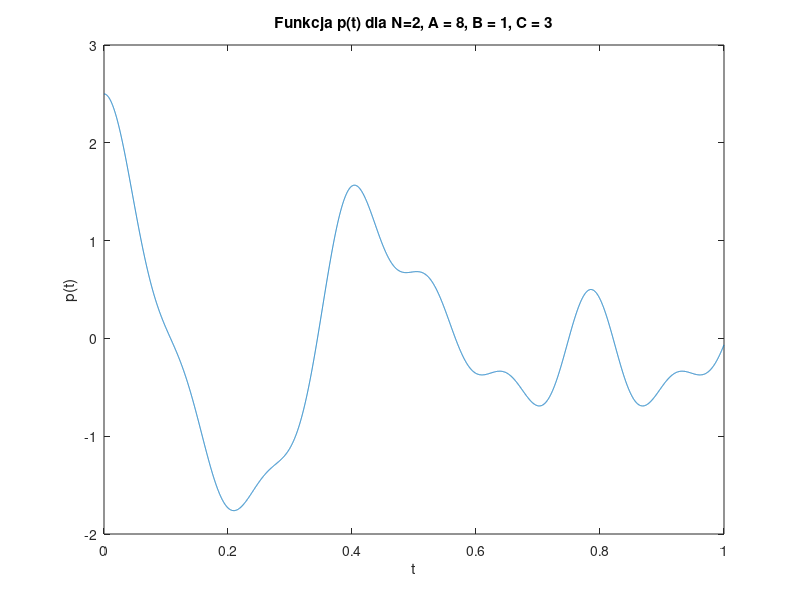
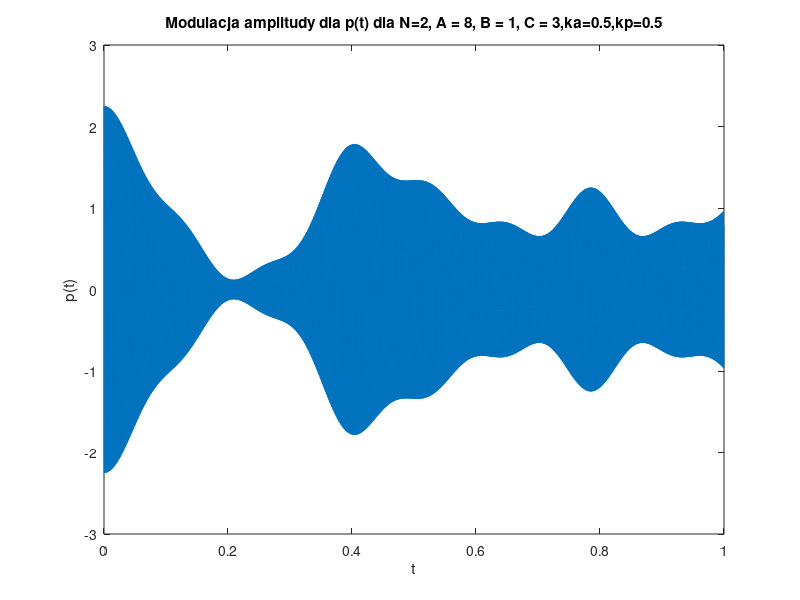
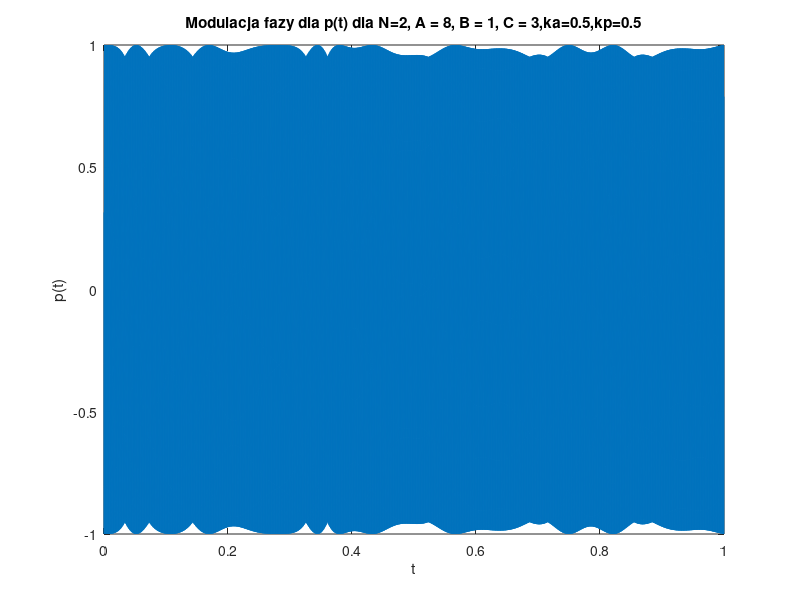

Here is the MATLAB script that generated these plots, in order: (Note: this script raises an error after producing the figures.)
fileID = fopen('X_FUNC_1_1.txt','r');
formatSpec = '%f';
x = fscanf(fileID,formatSpec);
fclose(fileID);

fileID = fopen('Y_FUNC_1_1.txt','r');
formatSpec = '%f';
y = fscanf(fileID,formatSpec);
fclose(fileID);

figure
plot(x,y)
title('Funkcja p(t) dla N=2, A = 8, B = 1, C = 3')
xlabel('t')
ylabel('p(t)')

%AMPLITUDE MODULATION


fileID = fopen('X_FUNC_1_2.txt','r');
formatSpec = '%f';
a = fscanf(fileID,formatSpec);
fclose(fileID);

fileID = fopen('Y_FUNC_1_2.txt','r');
formatSpec = '%f';
b = fscanf(fileID,formatSpec);
fclose(fileID);

figure
plot(a,b)
title('Modulacja amplitudy dla p(t) dla N=2, A = 8, B = 1, C = 3,ka=0.5,kp=0.5')
xlabel('t')
ylabel('p(t)')

%PHASE MODULATION


fileID = fopen('X_FUNC_1_3.txt','r');
formatSpec = '%f';
c = fscanf(fileID,formatSpec);
fclose(fileID);
%Y_FUNC_1_3.txt
fileID = fopen('Y_FUNC_1_3.txt','r');
formatSpec = '%f';
d = fscanf(fileID,formatSpec);
fclose(fileID);

figure
plot(c,d)
title('Modulacja fazy dla p(t) dla N=2, A = 8, B = 1, C = 3,ka=0.5,kp=0.5')
xlabel('t')
ylabel('p(t)')

%PHASE SPECTRUM
fileID = fopen('X_FUNC_1_4.txt','r');
formatSpec = '%f';
a = fscanf(fileID,formatSpec);
fclose(fileID);

fileID = fopen('Y_FUNC_1_4.txt','r');
formatSpec = '%f';
b = fscanf(fileID,formatSpec);
fclose(fileID);

figure
bar(a,b)
title('Widmo zp(t) , A = 8, B = 1, C = 3,ka=0.5,kp=0.5')
xlabel('f[Hz]')
ylabel('Amplituda')

%AMPLITUDE SPECTRUM


fileID = fopen('X_FUNC_1_5.txt','r');
formatSpec = '%f';
a = fscanf(fileID,formatSpec);
fclose(fileID);

fileID = fopen('Y_FUNC_1_5.txt','r');
formatSpec = '%f';
b = fscanf(fileID,formatSpec);
fclose(fileID);

figure
bar(a,b)
title('Widmo za(t), A = 8, B = 1, C = 3,ka=0.5,kp=0.5')
xlabel('f[Hz]')
ylabel('Amplituda')





%FUNC 2 






%INFORMATION SIGNAL

fileID = fopen('X_FUNC_2_1.txt','r');
formatSpec = '%f';
x = fscanf(fileID,formatSpec);
fclose(fileID);

fileID = fopen('Y_FUNC_2_1.txt','r');
formatSpec = '%f';
y = fscanf(fileID,formatSpec);
fclose(fileID);

figure
plot(x,y)
title('Funkcja p(t) dla N=2, A = 8, B = 1, C = 3,ka=6,kp=2')
xlabel('t')
ylabel('p(t)')

%AMPLITUDE MODULATION


fileID = fopen('X_FUNC_2_2.txt','r');
formatSpec = '%f';
a = fscanf(fileID,formatSpec);
fclose(fileID);

fileID = fopen('Y_FUNC_2_2.txt','r');
formatSpec = '%f';
b = fscanf(fileID,formatSpec);
fclose(fileID);

figure
plot(a,b)
title('Modulacja amplitudy dla p(t) dla N=2, A = 8, B = 1, C = 3,ka=6,kp=2')
xlabel('t')
ylabel('p(t)')

%PHASE MODULATION


fileID = fopen('X_FUNC_2_3.txt','r');
formatSpec = '%f';
c = fscanf(fileID,formatSpec);
fclose(fileID);
%Y_FUNC_1_3.txt
fileID = fopen('Y_FUNC_2_3.txt','r');
formatSpec = '%f';
d = fscanf(fileID,formatSpec);
fclose(fileID);

figure
plot(c,d)
title('Modulacja fazy dla p(t) dla N=2, A = 8, B = 1, C = 3,ka=6,kp=2')
xlabel('t')
ylabel('p(t)')

%AMPLITUDE SPECTRUM
fileID = fopen('X_FUNC_2_4.txt','r');
formatSpec = '%f';
a = fscanf(fileID,formatSpec);
fclose(fileID);

fileID = fopen('Y_FUNC_2_4.txt','r');
formatSpec = '%f';
b = fscanf(fileID,formatSpec);
fclose(fileID);

figure
bar(a,b)
title('Widmo zp(t) , A = 8, B = 1, C = 3,ka=6,kp=2')
xlabel('f[Hz]')
ylabel('Amplitude')

%PHASE SPECTRUM


fileID = fopen('X_FUNC_2_5.txt','r');
formatSpec = '%f';
a = fscanf(fileID,formatSpec);
fclose(fileID);

fileID = fopen('Y_FUNC_2_5.txt','r');
formatSpec = '%f';
b = fscanf(fileID,formatSpec);
fclose(fileID);

figure
bar(a,b)
title('Widmo za(t), A = 8, B = 1, C = 3,ka=6,kp=2')
xlabel('f[Hz]')
ylabel('Amplituda')



%FUNC 3



%INFORMATION SIGNAL

fileID = fopen('X_FUNC_3_1.txt','r');
formatSpec = '%f';
x = fscanf(fileID,formatSpec);
fclose(fileID);

fileID = fopen('Y_FUNC_3_1.txt','r');
formatSpec = '%f';
y = fscanf(fileID,formatSpec);
fclose(fileID);

figure
plot(x,y)
title('Funkcja p(t) dla N=2, A = 8, B = 1, C = 3,ka=100,kp=25')
xlabel('t')
ylabel('p(t)')

%AMPLITUDE MODULATION


fileID = fopen('X_FUNC_3_2.txt','r');
formatSpec = '%f';
a = fscanf(fileID,formatSpec);
fclose(fileID);

fileID = fopen('Y_FUNC_3_2.txt','r');
formatSpec = '%f';
b = fscanf(fileID,formatSpec);
fclose(fileID);

figure
plot(a,b)
title('Modulacja amplitudy dla p(t) dla N=2, A = 8, B = 1, C = 3,ka=100,kp=25')
xlabel('t')
ylabel('p(t)')

%PHASE MODULATION


fileID = fopen('X_FUNC_3_3.txt','r');
formatSpec = '%f';
c = fscanf(fileID,formatSpec);
fclose(fileID);
%Y_FUNC_1_3.txt
fileID = fopen('Y_FUNC_3_3.txt','r');
formatSpec = '%f';
d = fscanf(fileID,formatSpec);
fclose(fileID);

figure
plot(c,d)
title('Modulacja fazy dla p(t) dla N=2, A = 8, B = 1, C = 3,ka=100,kp=25')
xlabel('t')
ylabel('p(t)')

%AMPLITUDE SPECTRUM
fileID = fopen('X_FUNC_3_4.txt','r');
formatSpec = '%f';
a = fscanf(fileID,formatSpec);
fclose(fileID);

fileID = fopen('Y_FUNC_3_4.txt','r');
formatSpec = '%f';
b = fscanf(fileID,formatSpec);
fclose(fileID);

figure
bar(a,b)
title('Widmo zp(t) , A = 8, B = 1, C = 3,ka=100,kp=25')
xlabel('f[Hz]')
ylabel('Amplituda')

%PHASE SPECTRUM


fileID = fopen('X_FUNC_3_5.txt','r');
formatSpec = '%f';
a = fscanf(fileID,formatSpec);
fclose(fileID);

fileID = fopen('Y_FUNC_3_5.txt','r');
formatSpec = '%f';
b = fscanf(fileID,formatSpec);
fclose(fileID);

figure
bar(a,b)
title('Widmo za(t), A = 8, B = 1, C = 3,ka=100,kp=25')
xlabel('f[Hz]')
ylabel('Amplituda')